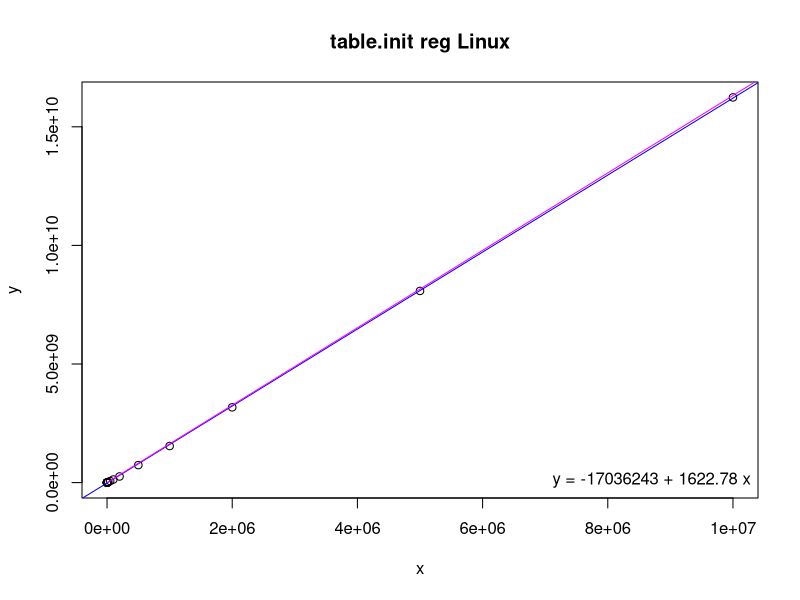
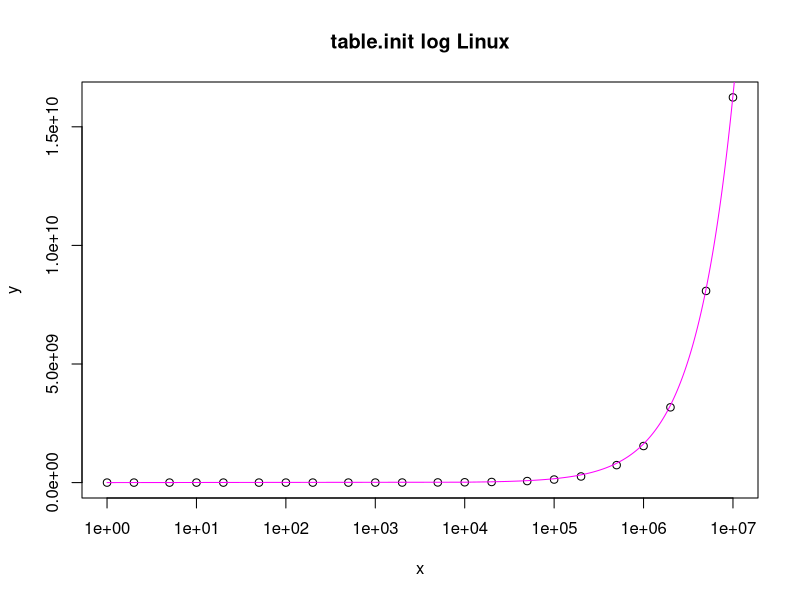

R code for these plots, in order:
# Input data
x <- c(1,2,5,10,20,50,100,200,500,1000,2000,5000,10000,20000,50000,100000,200000,500000,1000000,2000000,5000000,9999999)
y <- c(109980,111030,116860,123170,135740,175100,251600,378330,769230,1414600,2715000,6589400,13064000,25967000,64378000,129120000,258340000,736940000,1542400000,3173700000,8080900000,16240000000)

# Linear regression
model <- lm(y ~ x)
coefs <- coef(model)

# Print regression coefficients
print(coefs)

# Estimating function
fe <- function(x) {
  150000 + (((x + 32 - 1) / 32) * 52224)
}

# Estimated values
xe <- seq(1, 40000000000, by = 10000)
ye <- fe(xe)

png("table-init-reg.png")
plot(x, y, main = "table.init reg Linux")
abline(model, col = "blue")
lines(xe, ye, col = "magenta")
legend("bottomright", legend = sprintf("y = %.0f + %.2f x", coefs[1], coefs[2]), bty = "n")

png("table-init-log.png")
plot(x, y, log = "x", main = "table.init log Linux")
lines(xe, ye, col = "magenta")
